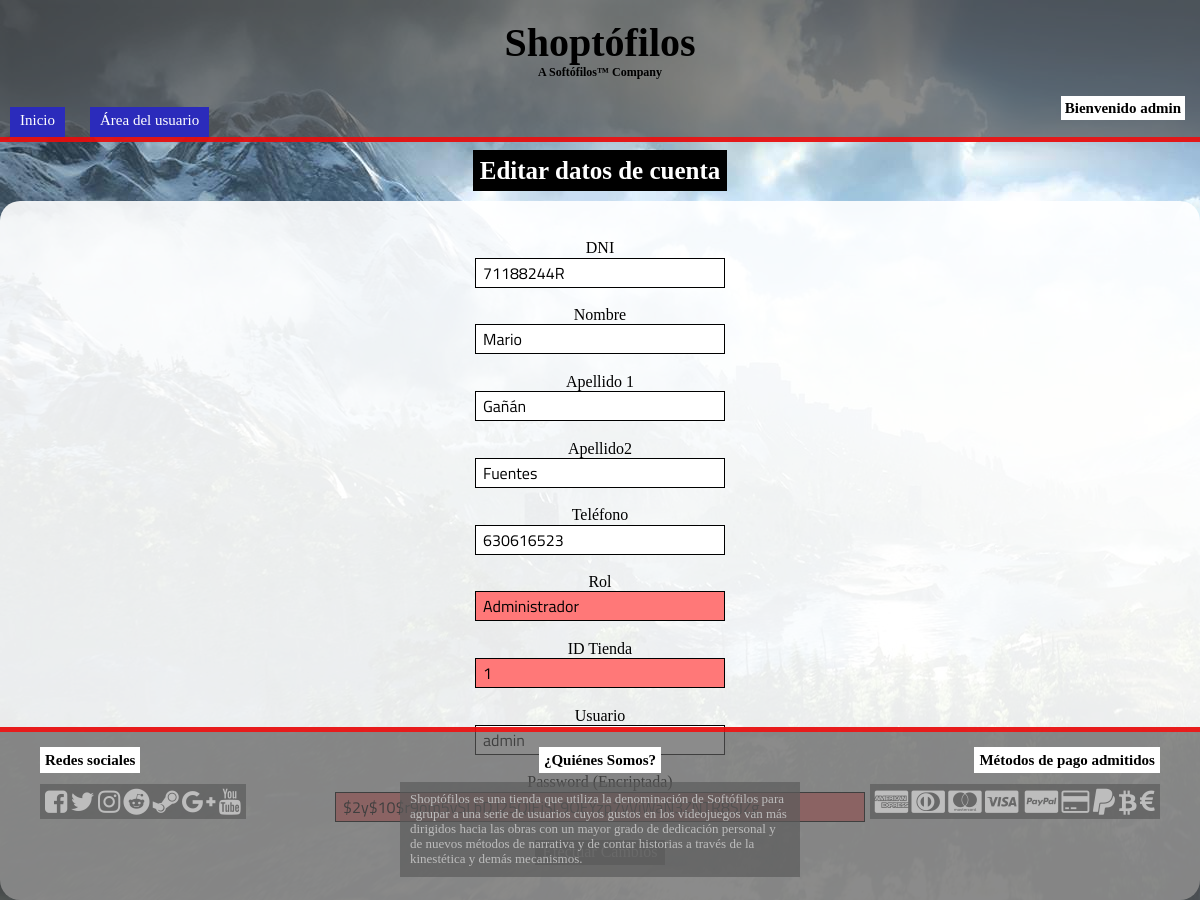
Screenshot of /customer_edit.php (signed in) with the database file from the repository.
### tables this page shows
CREATE TABLE `usuarios` (
    `dni` VARCHAR(9) NOT NULL,
    `nombre` VARCHAR(30) NOT NULL,
    `apellido1` VARCHAR(30) NOT NULL,
    `apellido2` VARCHAR(30) NOT NULL,
    `telefono` INT(9) NOT NULL,
    `rol` VARCHAR(50) NOT NULL,
    `id_tienda` INT(20) NOT NULL,
    `usuario` VARCHAR(30) NOT NULL,
    `password` VARCHAR(50) NOT NULL,
    PRIMARY KEY(`dni`,`usuario`),
    FOREIGN KEY(`id_tienda`)
        REFERENCES `tienda`(`id_tienda`)
        ON DELETE CASCADE
);

### customer_edit.php (the view, shortened to what this page needs)
<?php
require_once("src/funcs/funcs.php");
$conn = connection();
?>
<!DOCTYPE html>
<html>
<head>
    <?php require_once("src/funcs/head_meta.php"); ?>
</head>
<body>
    <header>
        <h1 class="mainTitle">Shoptófilos<span class="company">A Softófilos™ Company</span></h1>
        <p class="right">
            <label>Bienvenido <?php echo $_SESSION['user'] ?></label>
        </p>
        <div class="menuButtonContainer">
            <a id="indexButton" class="menuButton" href="index.php">Inicio</a>
        </div>
        <div class="menuButtonContainer">
            <a id="user" class="menuButton" href="user.php">Área del usuario</a>
        </div>
    </header>
    <main>
        <div class="pageTitleContainer">
            <h1 class="pageTitle">Editar datos de cuenta</h1>
        </div>
        <section class="container">
            <?php
            $sql = "SELECT * FROM usuarios WHERE dni = \"" . $_SESSION['dni'] . "\"";
            $result = $conn->query($sql);
            if ($result->num_rows > 0) {
                $row = $result->fetch_assoc();
            }
            ?>
            <form id='form1' role='form' action="<?php echo htmlspecialchars($_SERVER['PHP_SELF']);?>" method='POST' autocomplete='off'>
                <br/>
                <label for='dni'>DNI</label>
                <br/>
                <input type='text' id='dni' name='dni' value="<?php echo $row['dni']; ?>" placeholder='DNI' required="required"/>
                <br/>
                <br/>
                <label for='name'>Nombre</label>
                <br/>
                <input type='text' id='name' name='name' value="<?php echo $row['nombre']; ?>" placeholder='Nombre' required="required"/>
                <br/>
                <br/>
                <label for='surname1'>Apellido 1</label>
                <br/>
                <input type='text' id='surname1' name='surname1' value="<?php echo $row['apellido1']; ?>" placeholder='Apellido 1' required="required"/>
                <br/>
                <br/>
                <label for='surname2'>Apellido2</label>
                <br/>
                <input type='text' id='surname2' name='surname2' value="<?php echo $row['apellido2']; ?>" placeholder='Apellido 2' required="required"/>
                <br/>
                <br/>
                <label for='phone'>Teléfono</label>
                <br/>
                <input type='text' id='phone' name='phone' value="<?php echo $row['telefono']; ?>" placeholder='Teléfono' required="required"/>
                <br/>
                <br/>
                <label for='rol'>Rol</label>
                <br/>
                <input type='text' id='rol' class="redInput" name='rol' value="<?php echo $row['rol']; ?>" placeholder='Rol' required="required" readonly="readonly"/>
                <br/>
                <br/>
                <label for='id_tienda'>ID Tienda</label>
                <br/>
                <input type='text' id='id_tienda' class="redInput" name='id_tienda' value="<?php echo $row['id_tienda']; ?>" placeholder='ID Tienda' required="required" readonly="readonly" />
                <br/>
                <br/>
                <label for='user'>Usuario</label>
                <br/>
                <input type='text' id='user' name='user' value="<?php echo $row['usuario']; ?>" placeholder='Usuario' required="required"/>
                <br/>
                <br/>
                <label for='password'>Password (Encriptada)</label>
                <br/>
                <input type='text' id='passwordEdit' class="passwordInput redInput" name='password' value="<?php echo $row['password']; ?>" placeholder='Password' required="required" readonly="readonly"/>
                <br/>
                <br/>
                <button type='submit' id='edit' value='edit' name='edit'>Efectuar Cambios</button>
            </form>
        </section>
    </main>
    <footer>
        <?php require_once("src/funcs/footer.php"); ?>
    </footer>
</body>
</html>

### src/css/style.css (style rules this page uses)
html { line-height: 1.15; -ms-text-size-adjust: 100%; -webkit-text-size-adjust: 100%; }
body { margin: 0; }
article, aside, footer, header, nav, section { display: block; }
h1 { font-size: 2em; margin: 0.67em 0; color: white; }
figcaption, figure, main { display: block; }
a { background-color: transparent; -webkit-text-decoration-skip: objects; }
button, input, optgroup, select, textarea { font-family: sans-serif; font-size: 100%; line-height: 1.15; margin: 0; }
button, input { overflow: visible; }
button, select { text-transform: none; }
button, html [type="button"], [type="reset"], [type="submit"] { -webkit-appearance: button; }
* { box-sizing: border-box; }
header, footer { width: 100%; background-color: rgba(90, 90, 90, 0.7); }
.menuButton { padding: 10px 20px; text-decoration: none; color: white; display: inline-block; height: 2.3em; transition-duration: .3s; }
.menuButtonContainer { display: inline-block; text-align: center; background-color: rgb(43, 43, 187); font-size: 18px; font-family: Montserrat; position: absolute; bottom: 0; }
.menuButtonContainer:nth-of-type(1) { left: 25px; }
.menuButtonContainer:nth-of-type(2) { left: 140px; }
header { border-bottom: 5px solid rgba(255, 0, 0, 0.8); position: relative; }
.right { font-family: Montserrat; font-size: 20px; font-weight: bold; text-align: right; margin: 0 20px 25px 0; }
.right label { padding: 7px; background-color: white; }
body { padding: 0; margin: 0; }
main { margin: 0 0 200px 0; height: 171px; }
h1 { text-align: center; color: black; padding: 20px 0; margin: 0; }
.mainTitle { font-family: Montserrat; font-size: 60px; }
.company { display: block; font-size: 17px; }
.pageTitleContainer { margin: 30px auto; text-align: center; font-family: Montserrat; }
.pageTitle { padding: 10px; background-color: black; color: white; display: inline; }
form { margin: 0; }
button { margin-bottom: 20px; font-family: Raleway; background-color: grey; color: white; border: 0px; padding: 5px 10px; cursor: pointer; }
input { border: 0.5px solid black; height: 40px; padding: 0 10px; font-family: Titillium Web; }
.redInput, .redInput:focus { background-color: rgb(255, 120, 120); }
label { font-family: Montserrat; }
.container { text-align: center; background-color: rgba(255, 255, 255, 0.9); border-radius: 20px; padding: 20px; margin: 0 0 210px 0; }
.container input { width: 250px; }
.container .passwordInput { width: 530px; }
footer { border-top: 5px solid rgba(255, 0, 0, 0.8); bottom: 0; position: fixed; }
@media screen and (max-height: 770px),
screen and (max-width: 1600px) { .mainTitle { font-size: 40px; } }
@media screen and (max-height: 770px),
screen and (max-width: 1600px) { .company { font-size: 12px; } }
@media screen and (max-height: 770px),
screen and (max-width: 1600px) { .right { font-size: 15px; margin: 0 15px 20px 0; } }
@media screen and (max-height: 770px),
screen and (max-width: 1600px) { .right label { padding: 4px; } }
@media screen and (max-height: 770px),
screen and (max-width: 1600px) { .menuButton { padding: 5px 10px; height: 2em; } }
@media screen and (max-height: 770px),
screen and (max-width: 1600px) { .menuButtonContainer { font-size: 15px; } }
@media screen and (max-height: 770px),
screen and (max-width: 1600px) { .menuButtonContainer:nth-of-type(1) { left: 10px; } }
@media screen and (max-height: 770px),
screen and (max-width: 1600px) { .menuButtonContainer:nth-of-type(2) { left: 90px; } }
@media screen and (max-height: 770px),
screen and (max-width: 1600px) { .pageTitleContainer { margin: 15px auto; } }
@media screen and (max-height: 770px),
screen and (max-width: 1600px) { .pageTitle { padding: 7px; font-size: 25px; } }
@media screen and (max-height: 770px),
screen and (max-width: 1600px) { input { height: 30px; padding: 0 7px; } }
@media screen and (max-height: 770px),
screen and (max-width: 1600px) { button { margin-bottom: 15px; padding: 3px 7px; } }

### rows the page displays
usuarios: dni "71188244R", name "Mario", surname1 "Gañán", surname2 "Fuentes", phone "630616523", rol "Administrador", id_tienda "1", user "admin", password "$2y$10$r9om5vSLbD.l25QlEiSL9OEYzp7yVjWaN3ZNTR8SJZg"

### other values shown
$_SESSION['user'] "admin"
